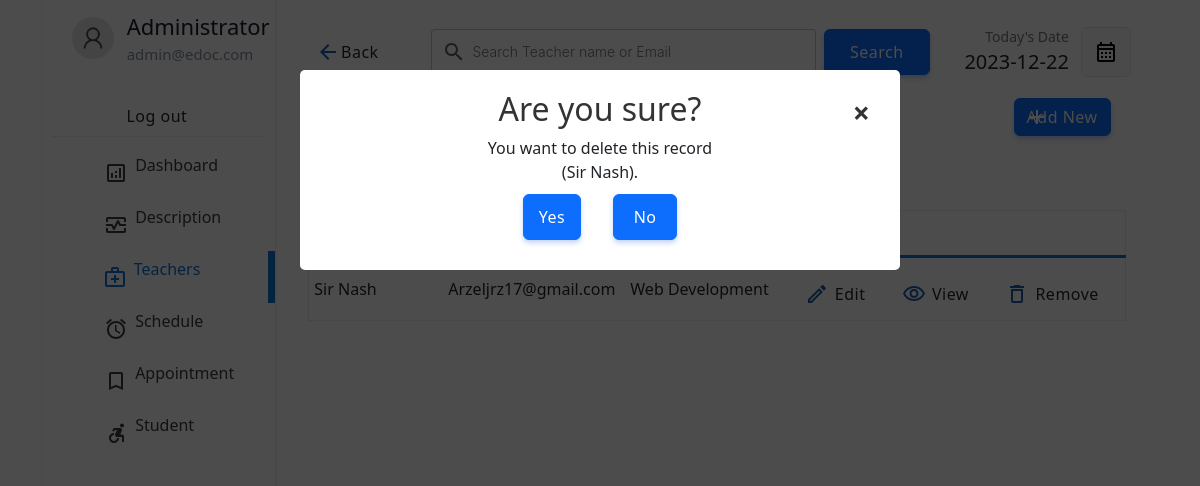
Page /teacher/teacher.php?action=drop&id=18&name=Sir Nash (signed in) on the committed database.
### tables this page shows
CREATE TABLE `teacher` (
  `teacherid` int(11) NOT NULL,
  `teacheremail` varchar(255) DEFAULT NULL,
  `teachername` varchar(255) DEFAULT NULL,
  `teacherpassword` varchar(255) DEFAULT NULL,
  `teachernic` varchar(15) DEFAULT NULL,
  `teachertel` varchar(15) DEFAULT NULL,
  `specialties` int(2) DEFAULT NULL
);

CREATE TABLE `specialties` (
  `id` int(2) NOT NULL,
  `sname` varchar(50) DEFAULT NULL
);

### teacher/teacher.php (the view, shortened to what this page needs)
<!DOCTYPE html>
<html lang="en">
<head>
    <link rel="stylesheet" href="../css/animations.css">
    <link rel="stylesheet" href="../css/main.css">
    <link rel="stylesheet" href="../css/admin.css">
    <link href="https://cdn.jsdelivr.net/npm/bootstrap@5.3.0-alpha3/dist/css/bootstrap.min.css" rel="stylesheet">
</head>
<body>
    <?php
    include("../connection.php");
    ?>
    <div class="container">
        <div class="menu">
            <table class="menu-container" border="0">
                <tr>
                    <td style="padding:10px" colspan="2">
                        <table border="0" class="profile-container">
                            <tr>
                                <td width="30%" style="padding-left:20px">
                                    <img src="../img/user.png" alt="" width="100%" style="border-radius:50%">
                                </td>
                                <td style="padding:0px;margin:0px;">
                                    <p class="profile-title">Administrator</p>
                                    <p class="profile-subtitle">admin@edoc.com</p>
                                </td>
                            </tr>
                            <tr>
                                <td colspan="2">
                                    <a href="../logout.php?type=d&email=<?= $useremail ?>"><input type="button" value="Log out" class="logout-btn btn-primary-soft btn"></a>
                                </td>
                            </tr>
                        </table>
                    </td>
                </tr>
                <tr class="menu-row">
                    <td class="menu-btn menu-icon-dashbord">
                        <a href="index.php" class="non-style-link-menu">
                            <div>
                                <p class="menu-text">Dashboard</p>
                        </a>
        </div></a>
        <tr class="menu-row">
            <td class="menu-btn menu-icon-session">
                <a href="description.php" class="non-style-link-menu">
                    <div>
                        <p class="menu-text">Description</p>
                </a>
    </div>
    <tr class="menu-row">
        <td class="menu-btn menu-icon-doctor menu-active menu-icon-doctor-active">
            <a href="teacher.php" class="non-style-link-menu non-style-link-menu-active">
                <div>
                    <p class="menu-text">Teachers</p>
            </a></div>
        </td>
    </tr>
    <tr class="menu-row">
        <td class="menu-btn menu-icon-schedule">
            <a href="schedule.php" class="non-style-link-menu">
                <div>
                    <p class="menu-text">Schedule</p>
                </div>
            </a>
        </td>
    </tr>
    <tr class="menu-row">
        <td class="menu-btn menu-icon-appoinment">
            <a href="appointment.php" class="non-style-link-menu">
                <div>
                    <p class="menu-text">Appointment</p>
            </a></div>
        </td>
    </tr>
    <tr class="menu-row">
        <td class="menu-btn menu-icon-patient">
            <a href="student.php" class="non-style-link-menu">
                <div>
                    <p class="menu-text">Student</p>
            </a></div>
        </td>
    </tr>
    <div class="dash-body">
        <table border="0" width="100%" style=" border-spacing: 0;margin:0;padding:0;margin-top:25px; ">
            <tr>
                <td width="13%">
                    <a href="teacher.php"><button class="login-btn btn-primary-soft btn btn-icon-back" style="padding-top:11px;padding-bottom:11px;margin-left:20px;width:125px">
                            <font class="tn-in-text">Back</font>
                        </button></a>
                </td>
                <td>
                    <form action="" method="post" class="header-search">
                        <input type="search" name="search" class="input-text header-searchbar" placeholder="Search Teacher name or Email" list="doctors">&nbsp;&nbsp;
                        <?php
                        $list11 = $database->query("select  teachername,teacheremail from  teacher;");
                        ?>
                        <input type="Submit" value="Search" class="login-btn btn-primary btn" style="padding-left: 25px;padding-right: 25px;padding-top: 10px;padding-bottom: 10px;">
                    </form>
                </td>
                <td width="15%">
                    <p style="font-size: 14px;color: rgb(119, 119, 119);padding: 0;margin: 0;text-align: right;">
                        Today's Date
                    </p>
                    <p class="heading-sub12" style="padding: 0;margin: 0;">
                        <?php
                        $date = date('Y-m-d');
                        echo $date;
                        ?>
                    </p>
                </td>
                <td width="10%">
                    <button class="btn-label" style="display: flex;justify-content: center;align-items: center;"><img src="../img/calendar.svg" width="100%"></button>
                </td>
            </tr>
            <tr>
                <td colspan="2" style="padding-top:30px;">
                    <p class="heading-main12" style="margin-left: 45px;font-size:20px;color:rgb(49, 49, 49)">Add New Teacher</p>
                </td>
                <td colspan="2">
                    <a href="?action=add&id=none&error=0" class="non-style-link"><button class="login-btn btn-primary btn button-icon" style="display: flex;justify-content: center;align-items: center;margin-left:75px;background-image: url('../img/icons/add.svg');">Add New</font></button>
                    </a>
                </td>
            </tr>
            <tr>
                <td colspan="4" style="padding-top:10px;">
                    <p class="heading-main12" style="margin-left: 45px;font-size:18px;color:rgb(49, 49, 49)">All Teacher (<?php echo $list11->num_rows; ?>)</p>
                </td>
            </tr>
            <?php
            if ($_POST) {
                $keyword = $_POST["search"];
                $sqlmain = "select * from teacher where teacheremail='$keyword' or teachername='$keyword' or techername like '$keyword%' or teachername like '%$keyword' or teachername like '%$keyword%'";
            } else {
                $sqlmain = "select * from teacher order by teacherid desc";
            }
            ?>
            <tr>
                <td colspan="4">
                    <center>
                        <div class="abc scroll">
                            <table width="93%" class="sub-table scrolldown" border="0">
                                <thead>
                                    <tr>
                                        <th class="table-headin">
                                        </th>
                                        <th class="table-headin">
                                        </th>
                                        <th class="table-headin">
                                        </th>
                                        <th class="table-headin">
                                    </tr>
                                </thead>
                                <tbody>
                                    <?php
                                    $result = $database->query($sqlmain);
                                    if ($result->num_rows == 0) {
                                        echo '<tr>
                                    <td colspan="4">
                                    <br><br><br><br>
                                    <center>
                                    <img src="../img/notfound.svg" width="25%">
                                    <br>
                                    <p class="heading-main12" style="margin-left: 45px;font-size:20px;color:rgb(49, 49, 49)">We  couldnt find anything related to your keywords !</p>
                                    <a class="non-style-link" href="teacher.php"><button  class="login-btn btn-primary-soft btn"  style="display: flex;justify-content: center;align-items: center;margin-left:20px;">&nbsp; Show all Teacher &nbsp;</font></button>
                                    </a>
                                    </center>
                                    <br><br><br><br>
                                    </td>
                                    </tr>';
                                    } else {
                                        for ($x = 0; $x < $result->num_rows; $x++) {
                                            $row = $result->fetch_assoc();
                                            $docid = $row["teacherid"];
                                            $name = $row["teachername"];
                                            $email = $row["teacheremail"];
                                            $spe = $row["specialties"];
                                            $spcil_res = $database->query("select sname from specialties where id='$spe'");
                                            $spcil_array = $spcil_res->fetch_assoc();
                                            $spcil_name = $spcil_array["sname"];
                                            echo '<tr>
                                        <td> &nbsp;' .
                                                substr($name, 0, 30)
                                                . '</td>
                                        <td>
                                        ' . substr($email, 0, 20) . '
                                        </td>
                                        <td>
                                            ' . substr($spcil_name, 0, 20) . '
                                        </td>
                                        <td>
                                        <div style="display:flex;justify-content: center;">
                                        <a href="?action=edit&id=' . $docid . '&error=0" class="non-style-link"><button  class="btn-primary-soft btn button-icon btn-edit"  style="padding-left: 40px;padding-top: 12px;padding-bottom: 12px;margin-top: 10px;"><font class="tn-in-text">Edit</font></button></a>
                                        &nbsp;&nbsp;&nbsp;
                                        <a href="?action=view&id=' . $docid . '" class="non-style-link"><button  class="btn-primary-soft btn button-icon btn-view"  style="padding-left: 40px;padding-top: 12px;padding-bottom: 12px;margin-top: 10px;"><font class="tn-in-text">View</font></button></a>
                                       &nbsp;&nbsp;&nbsp;
                                       <a href="?action=drop&id=' . $docid . '&name=' . $name . '" class="non-style-link"><button  class="btn-primary-soft btn button-icon btn-delete"  style="padding-left: 40px;padding-top: 12px;padding-bottom: 12px;margin-top: 10px;"><font class="tn-in-text">Remove</font></button></a>
                                        </div>
                                        </td>
                                    </tr>';
                                        }
                                    }
                                    ?>
                                </tbody>
                            </table>
                        </div>
                    </center>
                </td>
            </tr>
        </table>
    </div>
    <?php
    if ($_GET) {
        $id = $_GET["id"];
        $action = $_GET["action"];
        if ($action == 'drop') {
            $nameget = $_GET["name"];
            echo '
            <div id="popup1" class="overlay">
                    <div class="popup">
                    <center>
                        <h2>Are you sure?</h2>
                        <a class="close" href="teacher.php">&times;</a>
                        <div class="content">
                            You want to delete this record<br>(' . substr($nameget, 0, 40) . ').
                        </div>
                        <div style="display: flex;justify-content: center;">
                        <a href="delete-teacher.php?id=' . $id . '" class="non-style-link"><button  class="btn-primary btn"  style="display: flex;justify-content: center;align-items: center;margin:10px;padding:10px;"<font class="tn-in-text">&nbsp;Yes&nbsp;</font></button></a>&nbsp;&nbsp;&nbsp;
                        <a href="teacher.php" class="non-style-link"><button  class="btn-primary btn"  style="display: flex;justify-content: center;align-items: center;margin:10px;padding:10px;"><font class="tn-in-text">&nbsp;&nbsp;No&nbsp;&nbsp;</font></button></a>
                        </div>
                    </center>
            </div>
            </div>
            ';
        };
    };
    ?>
</body>
</html>

### rows in the picture
teacher: teachername "Sir Nash", teacheremail "Arzeljrz17@gmail.com", specialties.sname "Web Development"

### other values in the picture
substr($nameget, 0, 40) "Sir Nash"
